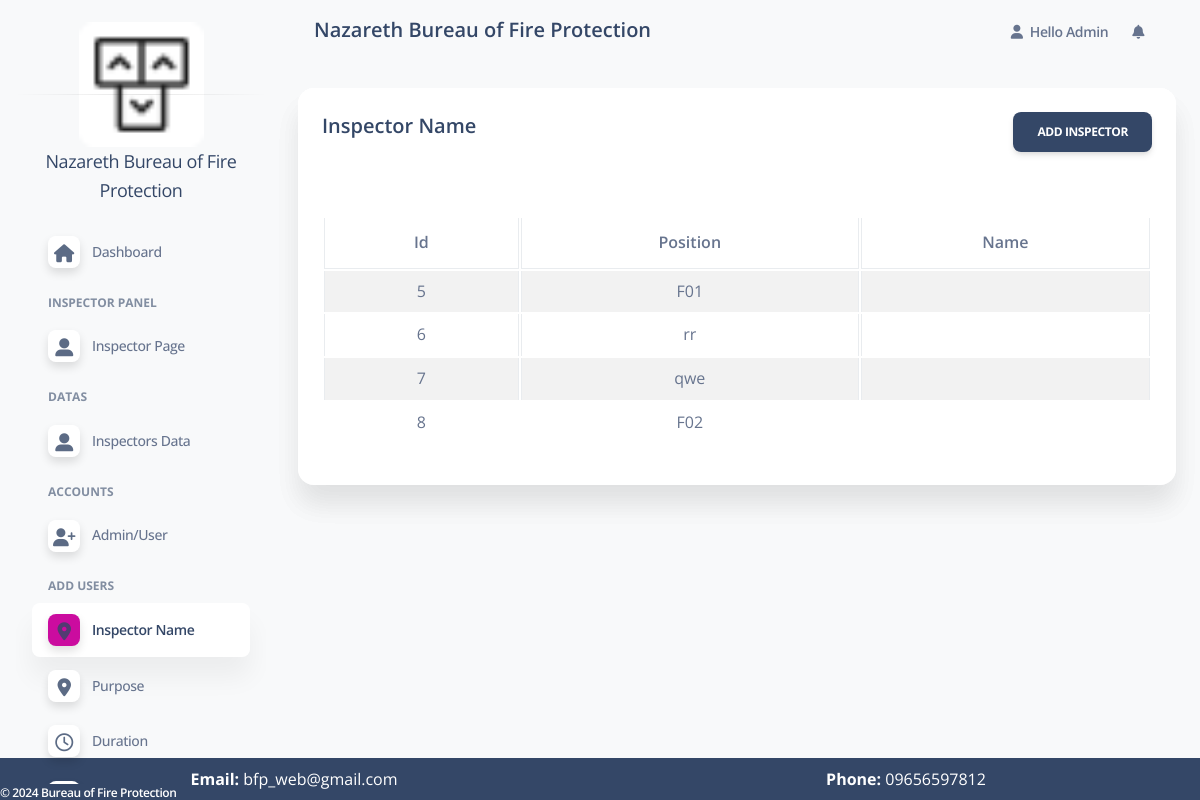
Before: /admin/inspector_panel.php (signed in) with the older database file.
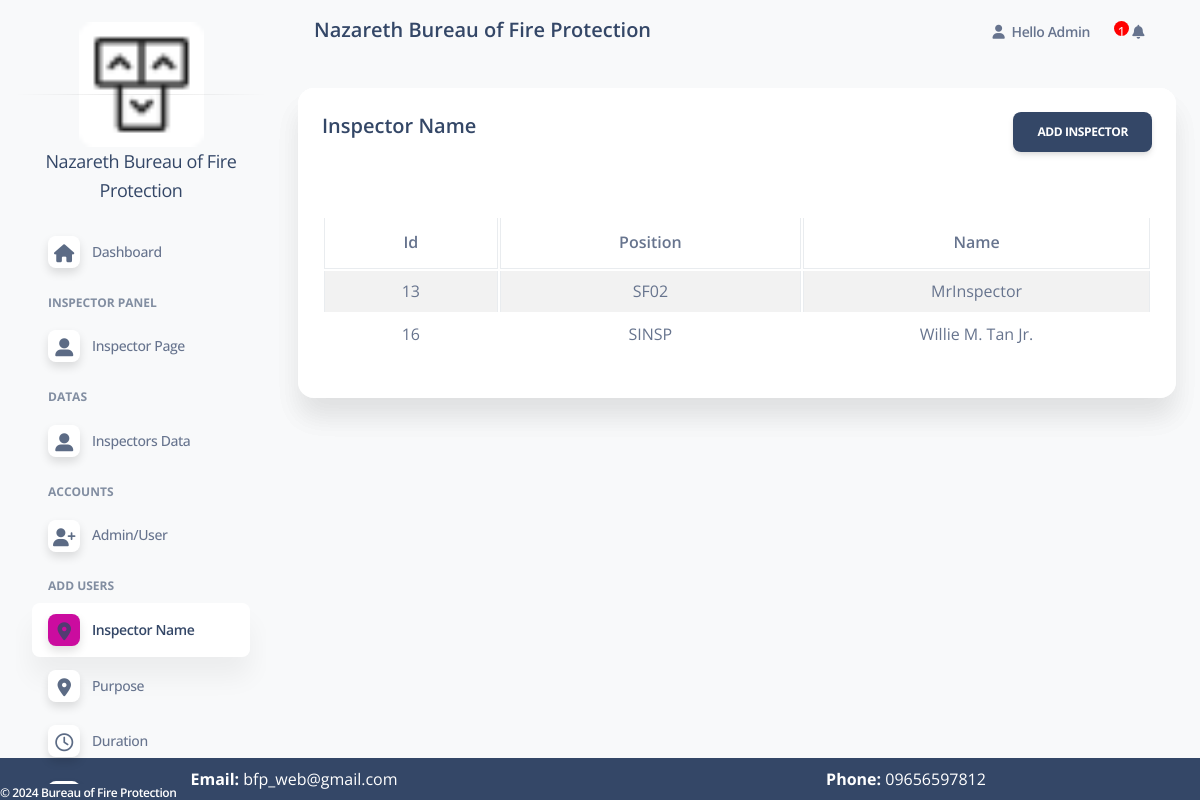
After: the same page with the newer database file.
### tables this page shows
CREATE TABLE `inspector_user` (
  `id` int(11) NOT NULL,
  `inspector_name` varchar(100) NOT NULL,
  `created_at` date NOT NULL DEFAULT current_timestamp(),
  `position` varchar(100) NOT NULL
);

### config/function.php (called while the page is built, shortened)
<?php
    require 'dbconn.php';
    function validate($inputData)
    {
        global $conn;
       $validateData = mysqli_real_escape_string($conn, $inputData);
       return trim($validateData);
    }
    function getAll($tableName)
    {
        global $conn;
        $table = validate($tableName);
        $query = "SELECT * FROM $table";
        $result = mysqli_query($conn, $query);
        return $result;
    }
?>

### admin/inspector_panel.php (the view, shortened to what this page needs)
<?php
include('includes/header.php'); ?>
<div class="row">
    <div class="col-md-12">
        <div class="card">
            <div class="col-md-12">
                <div class="card">
                    <div class="card-header">
                        <h5> Inspector Name
                            <a href="add_inspector.php" class="btn btn-dark float-end">Add Inspector</a>
                        </h5>
                    </div>
                    <div class="card-body">
                        <table id="myTable" class="table table-bordered table-striped">
                            <thead>
                                <tr>
                                    <th class="text-center">Id</th>
                                    <th class="text-center">Position</th>
                                    <th class="text-center">Name</th>
                                </tr>
                            </thead>
                            <tbody>
                            <?php
                            $services = getAll('inspector_user');
                            if ($services) {
                                if (mysqli_num_rows($services) > 0) {
                                    foreach ($services as $servicesItem) {
                            ?>
                                            <tr>
                                                <td class="text-center"><?= $servicesItem['id'] ?> </span></td>
                                                <td class="text-center"><?= $servicesItem['position'] ?> </span></td>
                                                <td class="text-center"><?= $servicesItem['inspector_name'] ?> </span></td>
                                            </tr>
                                    <?php
                                    }
                                }
                            } else {
                                    ?>
                                    <td cosplan="4">No Record Found</td>
                                <?php
                            }
                                ?>
                                        </tbody>
                        </table>
                    </div>
                </div>
            </div>
        </div>
        <?php include('includes/scripts.php'); ?>

### admin/includes/navbar.php (shortened to what this page needs)
<nav class="navbar navbar-main navbar-expand-lg px-0 mx-4 shadow-none border-radius-xl" id="navbarBlur" navbar-scroll="true">
      <div class="container-fluid py-1 px-3">
        <nav aria-label="breadcrumb">
          <ol class="breadcrumb bg-transparent mb-0 pb-0 pt-1 px-0 me-sm-6 me-5">
            <li class="breadcrumb-item text-sm text-dark active" aria-current="page">
            <h5>
            Nazareth Bureau of Fire Protection
            </h5>
            </li>
          </ol>
        </nav>
        <div class="collapse navbar-collapse mt-sm-0 mt-2 me-md-0 me-sm-4" id="navbar">
          <ul class="navbar-nav  justify-content-end">
            <li class="nav-item dropdown pe-2 d-flex align-items-center mx-2">
            <a href="javascript:;" class="nav-link text-body p-0 font-weight-bold" id="dropdownMenuButton" data-bs-toggle="dropdown" aria-expanded="false">
                <i class="fa fa-user me-sm-1"></i>
                <span class="d-sm-inline d-none">Hello <?= $_SESSION['loggedInUser']['name']; ?></span>
              </a>
            </div>
              <li class="nav-item dropdown pe-2 d-flex align-items-center mx-2">
              <a href="javascript:;" class="nav-link text-body p-0" id="dropdownMenuButton" data-bs-toggle="dropdown" aria-expanded="false">
              <span class="label label-pill label-danger count" style="border-radius:10px;">
              <?php
                  $count = 1;
                      $sql = "SELECT new_user FROM user WHERE role = 'Client' ORDER BY created_at desc";
                      $result = mysqli_query($conn, $sql);
                      if(mysqli_fetch_array($result)){
                        $row = $result->fetch_assoc();
                          if($row['new_user'] == '1'){
                             echo '<span class="hideable" onclick="hideElement(this)" style = "height: 15px;  width: 15px;   background-color: red;   border-radius: 50%;display: inline-block; text-align: center; color: white;"> '.$count++.'</span>';
                          }
                          else{
                            $count = 0;
                          }
                        }
                          ?>
            </span> <i class="fa fa-bell cursor-pointer"></i>
              </a>
            </li>
                    </div>
    </nav>

Changed rows visible on the page:
removed inspector_user: id "5", position "F01"
removed inspector_user: id "6", position "rr"
removed inspector_user: id "7", position "qwe"
removed inspector_user: id "8", position "F02"
added inspector_user: id "13", position "SF02", inspector_name "MrInspector"
added inspector_user: id "16", position "SINSP", inspector_name "Willie M. Tan Jr."
Other visible differences:
$count++: (not shown) → "1"
